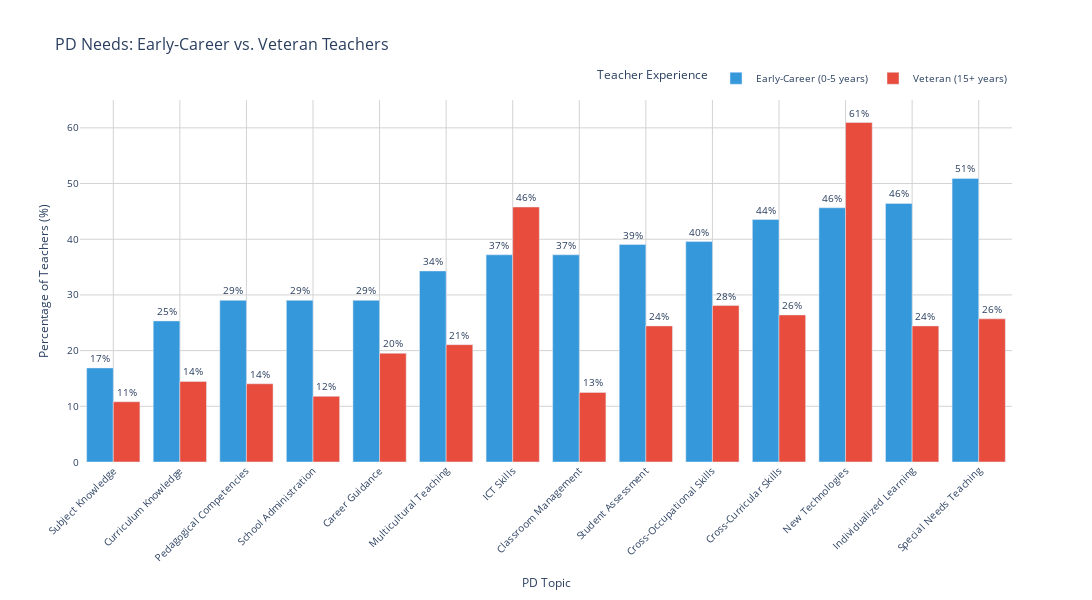

Notebook code for this chart:
### Code cell
# Focus on early-career vs veteran
df_exp_comparison = df_exp_needs[
    df_exp_needs['Experience'].isin(['Early-Career (0-5 years)', 'Veteran (15+ years)'])
]

# Sort by early-career percentages for better visual comparison
early_order = df_exp_comparison[
    df_exp_comparison['Experience'] == 'Early-Career (0-5 years)'
].sort_values('Percentage')['PD Topic'].tolist()

fig = px.bar(
    df_exp_comparison,
    x='PD Topic',
    y='Percentage',
    color='Experience',
    barmode='group',
    title='PD Needs: Early-Career vs. Veteran Teachers',
    labels={'Percentage': 'Percentage of Teachers (%)', 'PD Topic': 'PD Topic'},
    color_discrete_map={
        'Early-Career (0-5 years)': '#3498db',
        'Veteran (15+ years)': '#e74c3c'
    },
    text='Percentage',
    category_orders={'PD Topic': early_order}
)

fig.update_traces(texttemplate='%{text:.0f}%', textposition='outside')
fig.update_layout(
    height=600,
    width=1100,
    font=dict(size=10),
    title_font_size=16,
    plot_bgcolor='white',
    xaxis=dict(tickangle=-45, gridcolor='lightgray'),
    yaxis=dict(range=[0, 65], gridcolor='lightgray'),
    legend=dict(
        title='Teacher Experience',
        orientation='h',
        yanchor='bottom',
        y=1.02,
        xanchor='right',
        x=1
    )
)

fig.show()

# Calculate key differences
print("\nKey Differences by Experience (>5pp):")
print("="*80)

# Store differences for sorting
differences = []
for topic in needs_vars.values():
    early = df_exp_comparison[
        (df_exp_comparison['PD Topic'] == topic) & 
        (df_exp_comparison['Experience'] == 'Early-Career (0-5 years)')
    ]['Percentage'].values[0]
    
    veteran = df_exp_comparison[
        (df_exp_comparison['PD Topic'] == topic) & 
        (df_exp_comparison['Experience'] == 'Veteran (15+ years)')
    ]['Percentage'].values[0]
    
    diff = veteran - early
    
    if abs(diff) > 5:
        differences.append({
            'topic': topic,
            'diff': diff,
            'abs_diff': abs(diff)
        })

# Sort by absolute difference (descending)
differences.sort(key=lambda x: x['abs_diff'], reverse=True)

# Separate into two groups
lower_for_veterans = [d for d in differences if d['diff'] < 0]
higher_for_veterans = [d for d in differences if d['diff'] > 0]

# Print lower for veterans first
for item in lower_for_veterans:
    print(f"{item['topic']:35} {item['abs_diff']:5.1f}pp lower for veterans")

# Separator
if higher_for_veterans:
    print("-" * 80)

# Print higher for veterans last (in caps)
for item in higher_for_veterans:
    print(f"{item['topic']:35} {item['abs_diff']:5.1f}pp HIGHER for veterans")

### Figure 1 — Plotly figure (JSON) as saved in the notebook; plotly's stock layout.template omitted (floating-point values rounded to 4 significant figures)
{"data": [{"alignmentgroup": "True", "hovertemplate": "Experience=Early-Career (0-5 years)<br>PD Topic=%{x}<br>Percentage of Teachers (%)=%{text}<extra></extra>", "legendgroup": "Early-Career (0-5 years)", "marker": {"color": "#3498db", "pattern": {"shape": ""}}, "name": "Early-Career (0-5 years)", "offsetgroup": "Early-Career (0-5 years)", "orientation": "v", "showlegend": true, "text": [16.89, 29.02, 25.33, 39.05, 37.2, 37.2, 29.02, 46.44, 50.92, 34.3, 43.54, 39.58, 45.65, 29.02], "textposition": "outside", "texttemplate": "%{text:.0f}%", "type": "bar", "x": ["Subject Knowledge", "Pedagogical Competencies", "Curriculum Knowledge", "Student Assessment", "ICT Skills", "Classroom Management", "School Administration", "Individualized Learning", "Special Needs Teaching", "Multicultural Teaching", "Cross-Curricular Skills", "Cross-Occupational Skills", "New Technologies", "Career Guidance"], "xaxis": "x", "y": [16.89, 29.02, 25.33, 39.05, 37.2, 37.2, 29.02, 46.44, 50.92, 34.3, 43.54, 39.58, 45.65, 29.02], "yaxis": "y"}, {"alignmentgroup": "True", "hovertemplate": "Experience=Veteran (15+ years)<br>PD Topic=%{x}<br>Percentage of Teachers (%)=%{text}<extra></extra>", "legendgroup": "Veteran (15+ years)", "marker": {"color": "#e74c3c", "pattern": {"shape": ""}}, "name": "Veteran (15+ years)", "offsetgroup": "Veteran (15+ years)", "orientation": "v", "showlegend": true, "text": [10.81, 14.04, 14.47, 24.44, 45.79, 12.5, 11.8, 24.44, 25.7, 21.07, 26.4, 28.09, 60.96, 19.52], "textposition": "outside", "texttemplate": "%{text:.0f}%", "type": "bar", "x": ["Subject Knowledge", "Pedagogical Competencies", "Curriculum Knowledge", "Student Assessment", "ICT Skills", "Classroom Management", "School Administration", "Individualized Learning", "Special Needs Teaching", "Multicultural Teaching", "Cross-Curricular Skills", "Cross-Occupational Skills", "New Technologies", "Career Guidance"], "xaxis": "x", "y": [10.81, 14.04, 14.47, 24.44, 45.79, 12.5, 11.8, 24.44, 25.7, 21.07, 26.4, 28.09, 60.96, 19.52], "yaxis": "y"}], "layout": {"barmode": "group", "font": {"size": 10}, "height": 600, "legend": {"orientation": "h", "title": {"text": "Teacher Experience"}, "tracegroupgap": 0, "x": 1, "xanchor": "right", "y": 1.02, "yanchor": "bottom"}, "plot_bgcolor": "white", "title": {"font": {"size": 16}, "text": "PD Needs: Early-Career vs. Veteran Teachers"}, "width": 1100, "xaxis": {"anchor": "y", "categoryarray": ["Subject Knowledge", "Curriculum Knowledge", "Pedagogical Competencies", "School Administration", "Career Guidance", "Multicultural Teaching", "ICT Skills", "Classroom Management", "Student Assessment", "Cross-Occupational Skills", "Cross-Curricular Skills", "New Technologies", "Individualized Learning", "Special Needs Teaching"], "categoryorder": "array", "domain": [0, 1], "gridcolor": "lightgray", "tickangle": -45, "title": {"text": "PD Topic"}}, "yaxis": {"anchor": "x", "domain": [0, 1], "gridcolor": "lightgray", "range": [0, 65], "title": {"text": "Percentage of Teachers (%)"}}}}
